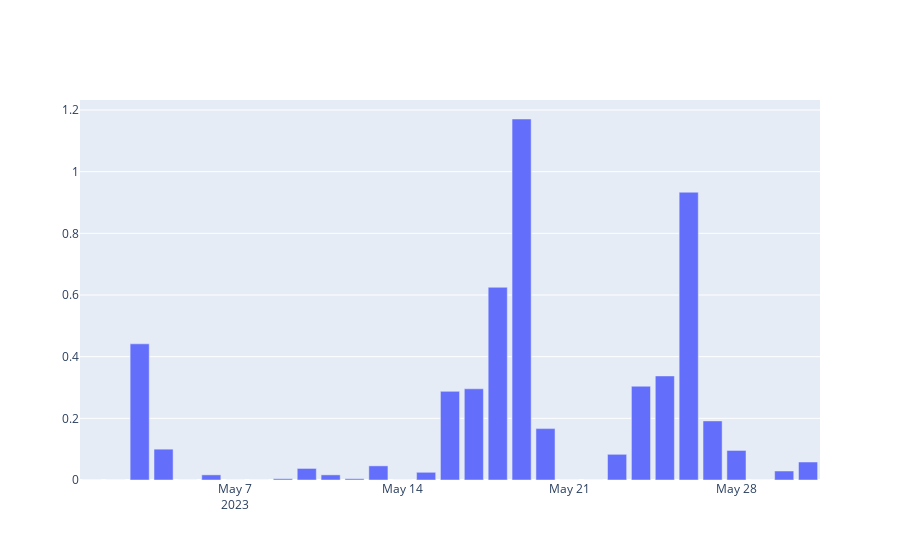

Here is the notebook cell this chart was saved with:
### Code cell
fig = go.Figure(go.Bar(x=monthly_df['date'], y=monthly_df['rain']))
fig.show()
